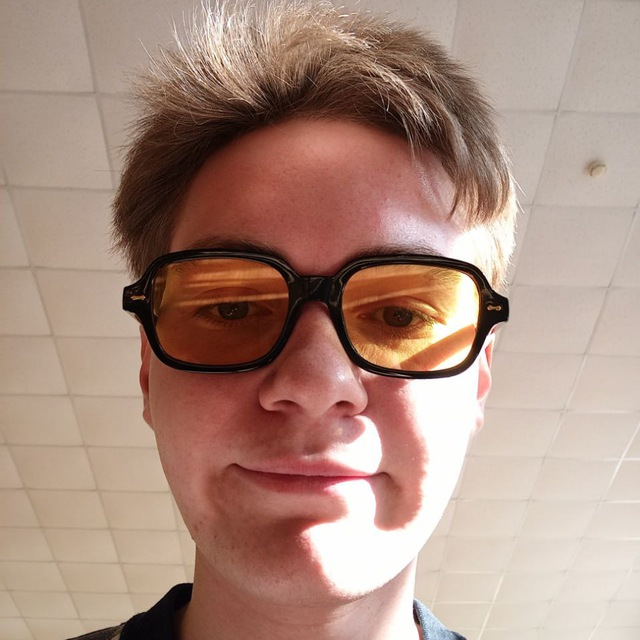
#> input picture face.jpg, 640 x 640 px
$ python script4.py
#> lines starting #> are read from the running program, lines starting #| are printed output that depends on the picture; after the words box and inside, x2 and y2 are one past the last pixel; in counts of white or black regions, pixels touching at a corner belong together
import cv2
import numpy as np
import math
from tqdm import tqdm

class StringArtGenerator:
    def __init__(self, image_path):
#> called with image_path = 'face.jpg'
        self.img = cv2.imread(image_path, cv2.IMREAD_GRAYSCALE)
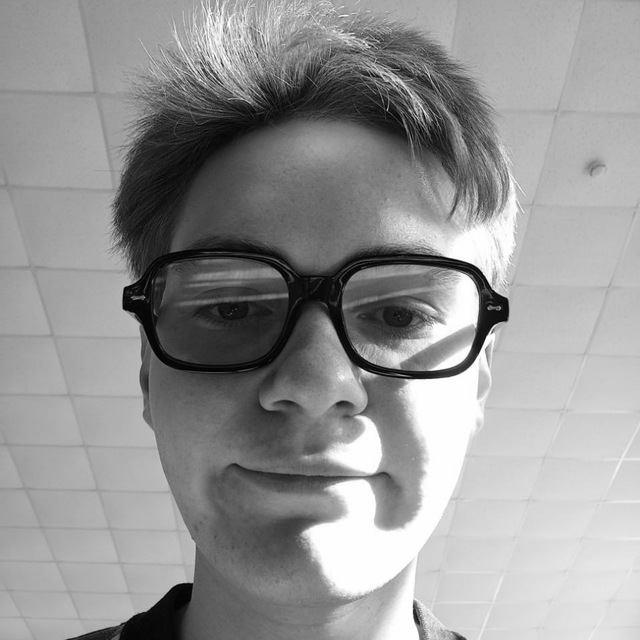
#> self.img: shape (640, 640); min 0, max 255, mean 149
        if self.img is None:
            raise ValueError("Ошибка загрузки изображения")

        self.height, self.width = self.img.shape
#> self.height = 640; self.width = 640
        self.center = (self.width//2, self.height//2)
#> self.center = (320, 320)
        self.radius = min(self.width, self.height) // 2 - 20
#> self.radius = 300

    def preprocess_image(self, brightness=0, contrast=1, invert=False):
        """Подготовка изображения с настройками"""
#> called with brightness = 10, contrast = 1.2, invert = True
        processed = cv2.convertScaleAbs(self.img, alpha=contrast, beta=brightness)
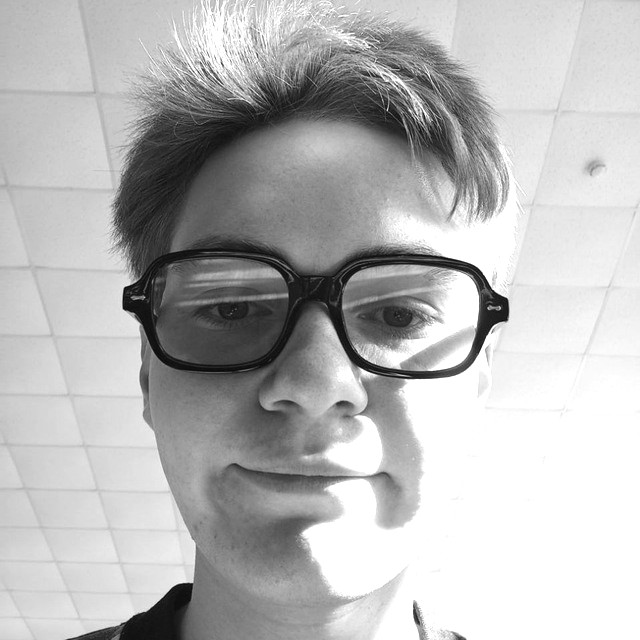
#> processed: shape (640, 640); min 10, max 255, mean 183.9
        if invert:
            processed = 255 - processed
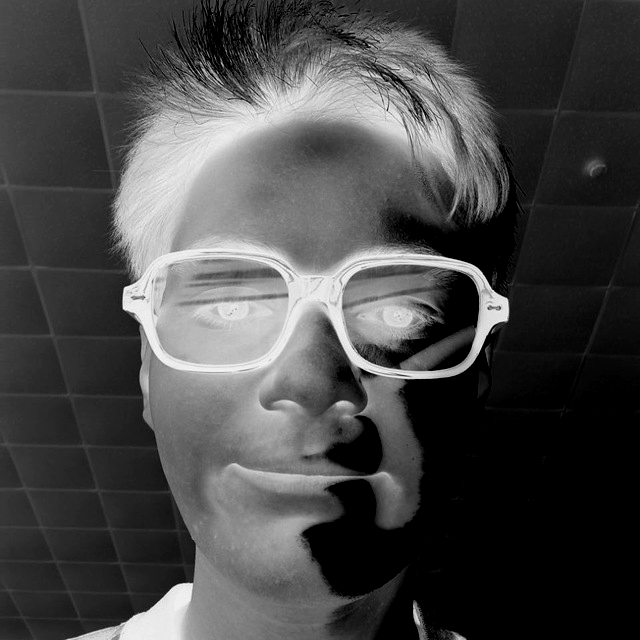
#> processed: shape (640, 640); min 0, max 245, mean 71.1
        self.processed = cv2.equalizeHist(processed)
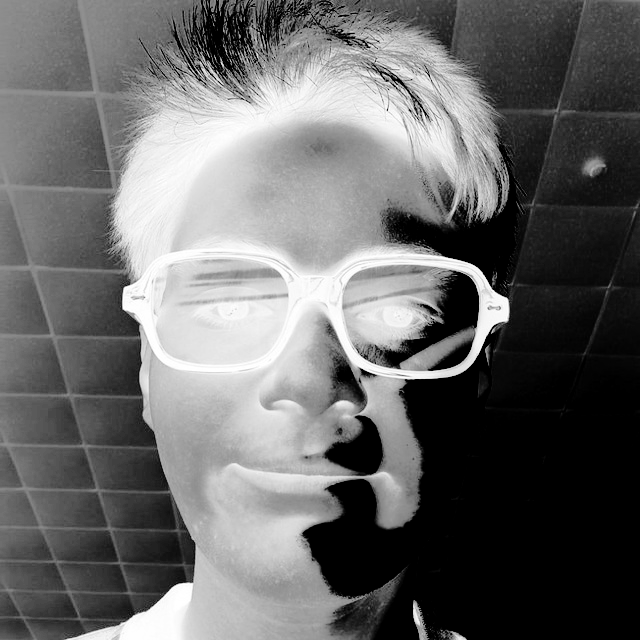
#> self.processed: shape (640, 640); min 0, max 255, mean 104.7

    def generate_nails(self, count):
        """Создание точек крепления по окружности"""
#> called with count = 500
        self.nails = []
        for i in range(count):
            angle = 2 * math.pi * i / count
            x = int(self.center[0] + self.radius * math.cos(angle))
            y = int(self.center[1] + self.radius * math.sin(angle))
            self.nails.append((x, y))

    def create_string_art(self, lines_count=20000, opacity=10, line_color=(0,0,0), bg_color=(255,255,255)):
        """Основной алгоритм генерации String Art"""
#> called with lines_count = 30000, opacity = 15, line_color = (0, 0, 0), bg_color = (255, 255, 255)
        # Инициализация
        result = np.full((self.height, self.width, 3), bg_color, dtype=np.uint8)
        current_img = self.processed.copy()
        current_nail = 0
        opacity_value = opacity * 2.55  # Переводим % в 0-255

        # Гистограмма для визуализации прогресса
        progress = tqdm(total=lines_count, desc="Генерация String Art")

        for _ in range(lines_count):
            best_line = None
            best_score = float('inf')

            # Поиск оптимальной следующей линии
            for nail_idx in range(len(self.nails)):
                if nail_idx == current_nail:
                    continue

                # Создаем маску линии
                line_mask = np.zeros_like(current_img)
                cv2.line(line_mask, self.nails[current_nail], self.nails[nail_idx], 255, 1)

                # Вычисляем среднюю яркость
                mean_brightness = cv2.mean(current_img, mask=line_mask)[0]

                if mean_brightness < best_score:
                    best_score = mean_brightness
                    best_line = nail_idx

            if best_line is None:
                break

            # Рисуем линию на результате
            cv2.line(result, self.nails[current_nail], self.nails[best_line],
                    line_color, 1, lineType=cv2.LINE_AA)

            # "Удаляем" линию из исходного изображения
            line_mask = np.zeros_like(current_img)
            cv2.line(line_mask, self.nails[current_nail], self.nails[best_line],
                    opacity_value, 1)
            current_img = cv2.add(current_img, line_mask)

            current_nail = best_line
            progress.update(1)
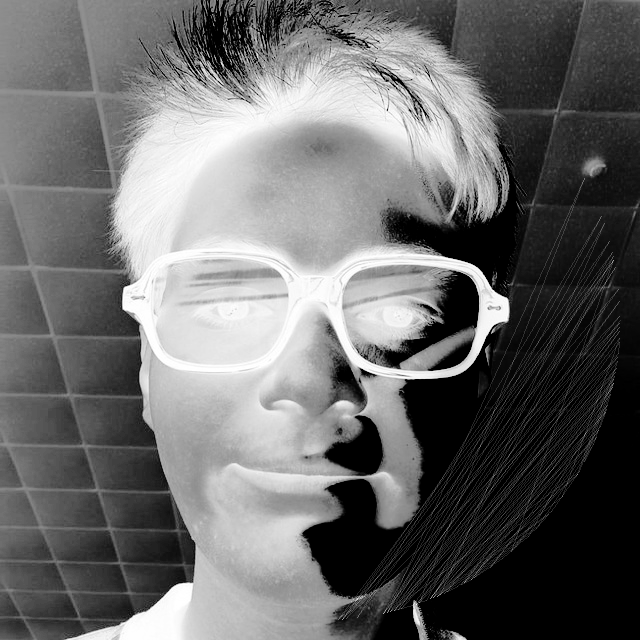
#> current_img: shape (640, 640); min 0, max 255, mean 106.4
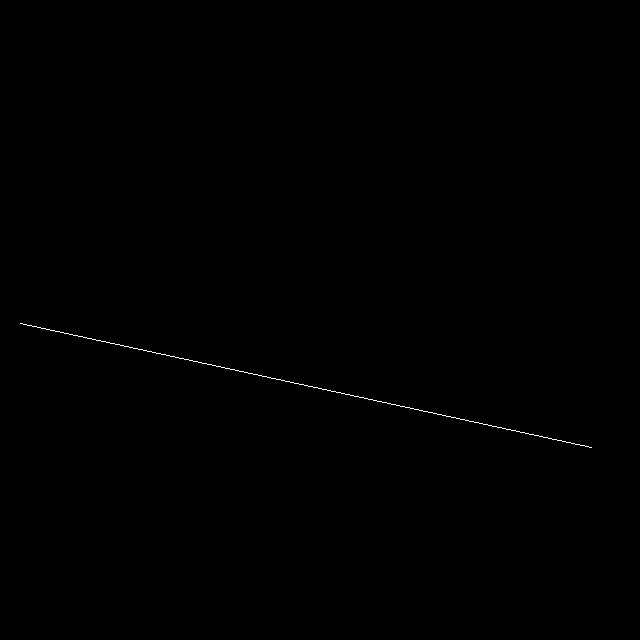
#> line_mask: shape (640, 640); 0.14% white in thin lines or dots, all inside (x1, y1, x2, y2) = (20, 323, 592, 448)
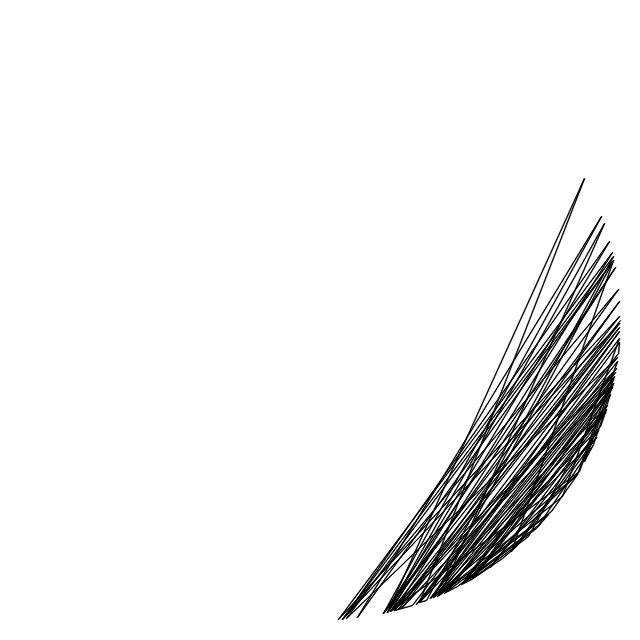
#> result: shape (640, 640, 3); min 0, max 255, mean 241.4

        progress.close()
        return result

    def save_result(self, result, output_path, svg=False):
        """Сохранение результата"""
        if svg:
            # Генерация SVG (упрощенная версия)
            with open(output_path, 'w') as f:
                f.write(f'<svg width="{self.width}" height="{self.height}" xmlns="http://www.w3.org/2000/svg">\n')
                f.write(f'<rect width="100%" height="100%" fill="rgb{self.bg_color}"/>\n')
                # Здесь должна быть логика экспорта линий в SVG
                f.write('</svg>')
        else:
            cv2.imwrite(output_path, result)

# Пример использования
if __name__ == "__main__":
    try:
        # Инициализация генератора
        generator = StringArtGenerator("face.jpg")

        # Настройки обработки изображения
        generator.preprocess_image(brightness=10, contrast=1.2, invert=True)

        # Создание точек крепления
        generator.generate_nails(count=500)

        # Генерация String Art
#> (the run stopped early here; a loop or call above may not have finished)
